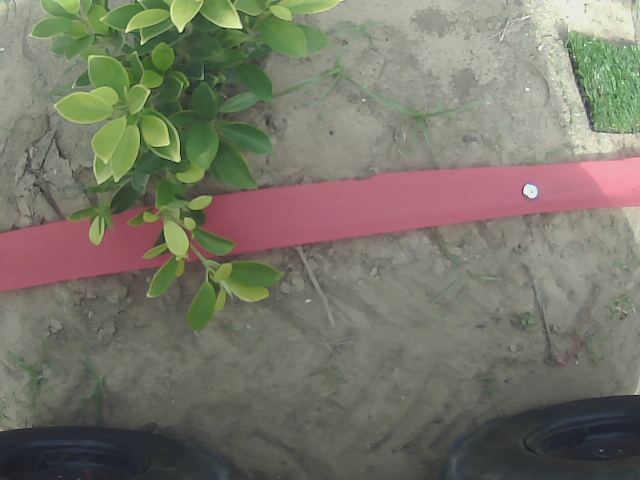
%> input picture weed_detection/image.png, 640 x 480 px
$ octave --eval "result = Weed(imread('image.png'));"   (GNU Octave 9; MATLAB toolbox functions it lacks are replaced by stand-ins)
%> lines starting %> are read from the running program, lines starting %| are printed output that depends on the picture; in (x1, y1, x2, y2) boxes, pixels count from 0 and x2, y2 are one past the last pixel; in counts of white or black regions, pixels touching at a corner belong together; the program's own positions count from 1
function [BW, maskedRGBImage, detected_weeds] = Weed(RGB)
    % createMask Threshold RGB image using auto-generated code from colorThresholder app.
    % [BW, MASKEDRGBIMAGE, LARGEST_BLOB_PIXELS] = createMask(RGB) thresholds image RGB using
    % auto-generated code from the colorThresholder app. The colorspace and
    % range for each channel of the colorspace were set within the app. The
    % segmentation mask is returned in BW, a composite of the mask and
    % original RGB images is returned in maskedRGBImage, and the number of
    % pixels for the largest blob is returned in largest_blob_pixels.

    % Auto-generated by colorThresholder app on 27-Jul-2023
    %------------------------------------------------------
    detected_weeds = 0
    % Convert RGB image to chosen color space
    I = imresize(rgb2lab(RGB),[200,200]);
%> I: size 200x200x3 double; mean of channels 1, 2, 3 49.3, -1.8, 8.1
    %I = imresize(rgb2lab(RGB),[400,400]);

    %lastBrightPixelValue = 0
    % Define thresholds for channel 1 based on histogram settings
    channel1Min = 0.000;
    channel1Max = 82.210;

    % Define thresholds for channel 2 based on histogram settings
    channel2Min = -27.382;
    channel2Max = -19.188;

    % Define thresholds for channel 3 based on histogram settings
    channel3Min = 15.054;
    channel3Max = 26.010;

    % Create mask based on chosen histogram thresholds
    sliderBW = (I(:, :, 1) >= channel1Min) & (I(:, :, 1) <= channel1Max) & ...
               (I(:, :, 2) >= channel2Min) & (I(:, :, 2) <= channel2Max) & ...
               (I(:, :, 3) >= channel3Min) & (I(:, :, 3) <= channel3Max);
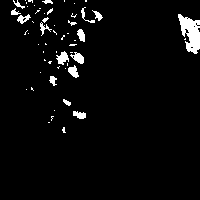
%> sliderBW: size 200x200 logical; 3.9% white; 57 white regions (40 under 20 px), largest, box (x1, y1, x2, y2) and area: (178, 14, 200, 54) 521, (56, 51, 69, 65) 105, (70, 52, 84, 64) 94
    BW = sliderBW;

    % Perform dilation on the binary mask
    se_dilation = strel('disk', 8); % Adjust the disk size as needed
    BW = imdilate(BW, se_dilation);
%> BW: size 200x200 logical; 22.5% white; 4 white regions, box (x1, y1, x2, y2) and area: (4, 0, 110, 93) 6067, (41, 92, 93, 140) 1434, (171, 7, 200, 61) 1212, (19, 80, 41, 98) 305

    % Perform erosion on the dilated mask
    se_erosion = strel('disk', 5); % Adjust the disk size as needed
    BW = imerode(BW, se_erosion);
%> BW: size 200x200 logical; 15% white; 4 white regions, box (x1, y1, x2, y2) and area: (8, 0, 106, 89) 4515, (175, 11, 200, 57) 820, (45, 96, 89, 136) 584, (23, 84, 37, 94) 87


    % Initialize output masked image based on input image.
    maskedRGBImage = RGB;
%> maskedRGBImage is the input picture: size 480x640x3 uint8; mean R, G, B 119.8, 118.1, 104.1

    % Set background pixels where BW is false to zero.
    maskedRGBImage(repmat(~BW, [1, 1, 3])) = 0;
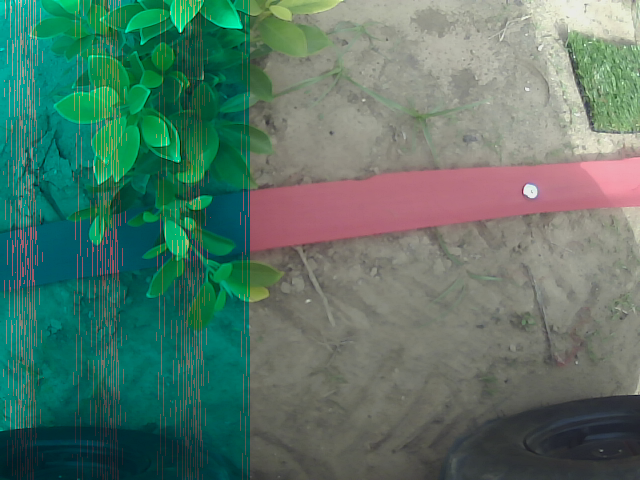
%> maskedRGBImage: size 480x640x3 uint8; mean R, G, B 85.8, 118.1, 104.1

    % Count the number of white blobs (connected components) in the eroded mask
    labeled_mask = bwlabel(BW);
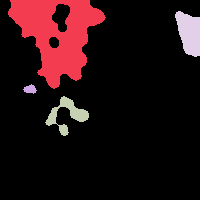
%> labeled_mask: size 200x200 double; 5 distinct labels, from 0 to 4; one colour per label, 0 black

    % Find the properties of connected components
    blob_props = regionprops(labeled_mask, 'Area');
%> blob_props = 4 regions; Area: 4515, 820, 584, 87

    % Find the index of the largest blob based on its area
    [~, idx] = max([blob_props.Area]);
%> idx = 1

    % Get the number of pixels for the largest blob
    %largest_blob_pixels = blob_props(idx).Area;

try
   largest_blob_pixels = blob_props(idx).Area;
%> largest_blob_pixels = 4515
catch exception
    largest_blob_pixels = 1;
end
if largest_blob_pixels > 1
    cc = bwconncomp(BW);
%> cc = 4 connected components
    detected_weeds =1
    % Get the properties of the connected components
    props = regionprops(cc, 'Area', 'PixelIdxList');
%> props = 4 regions; Area: 4515, 820, 584, 87

    % Initialize a binary image to retain only the largest blob
    largestBlobImage = false(size(BW));

    % Find the largest connected component (blob) based on area
    [~, idx] = max([props.Area]);

    % Set the pixels of the largest blob to 1 in the new binary image
    largestBlobImage(cc.PixelIdxList{idx}) = true;
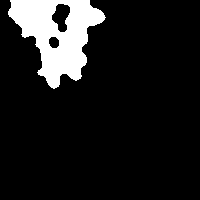
%> largestBlobImage: size 200x200 logical; 11.3% white; 1 white region, box (x1, y1, x2, y2) and area: (8, 0, 106, 89) 4515
    BW=largestBlobImage;


    % Step 1: Load the original color image and the binary boundary image
    originalImage = imresize((RGB),[200,200]);   %imread('path_to_original_image.jpg');
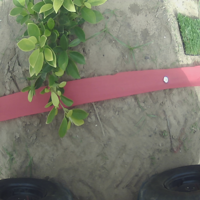
%> originalImage: size 200x200x3 uint8; mean R, G, B 119.8, 118.1, 104.1
    boundaryImage = BW;

    % Step 2: Create a binary mask of the white object using the boundary image
    whiteObjectMask = boundaryImage > 0;

    % Step 3: Find the boundary coordinates of the white object using bwboundaries
    boundaries = bwboundaries(whiteObjectMask);
%> boundaries = 3 boundaries; box (x1, y1, x2, y2) and points: (8, 0, 106, 89) 319, (52, 4, 70, 32) 68, (49, 37, 59, 48) 29

    % Step 4: Overlay the boundary on the original color image
    figure;
    imshow(originalImage);
    hold on;

    for k = 1:length(boundaries)
        boundary = boundaries{k};
        plot(boundary(:, 2), boundary(:, 1), 'r', 'LineWidth', 2);
    end
%> this loop made 3 passes
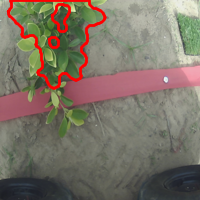
%> figure redrawn from the program's plot data

    hold off;
      % Step 5: Save the overlayed colored image
    outputImagePath = 'weed.jpg';
    print(gcf, '-djpeg', '-r300', outputImagePath);

    theoverlayed_image = imread(outputImagePath)
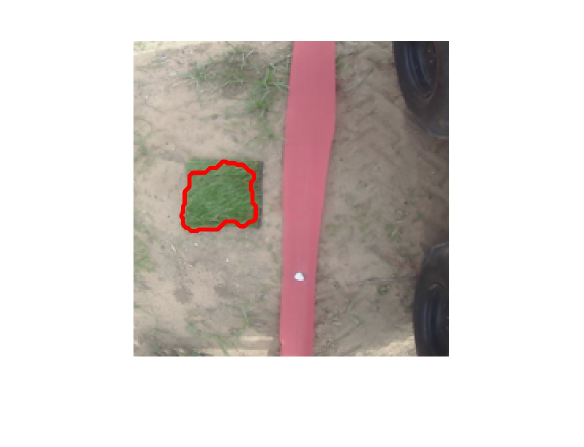
%> input picture weed_detection/weed.jpg, 1168 x 894 px (shown at 1/2 size)
%> theoverlayed_image is the input picture: size 894x1168x3 uint8; mean R, G, B 215.1, 208.1, 205.2


    topic_name = '/weed_detection';
    message_type = 'sensor_msgs/Image';
%> (the run ends here)
